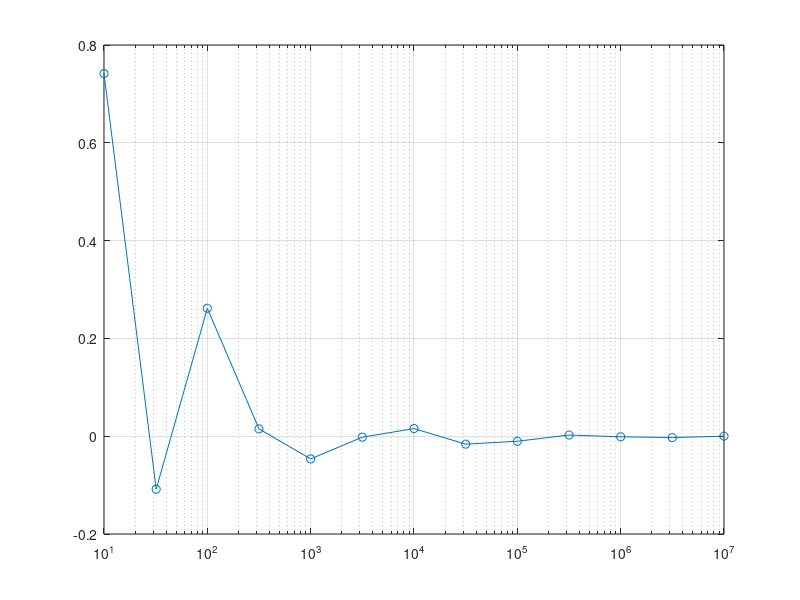

Here is the MATLAB script that generated this plot:
clear
N_all = round(10.^(1:.5:7));      % Numbers of samples
r = 1;                            % Circle radius
errors = NaN(size(N_all));        % Preallocate result
for k = 1:numel(N_all)            % Loop over size of N_all
    N = N_all(k);                 % Current N
    x = 2*rand(1,N)-1;            % N samples between -1 and 1
    y = 2*rand(1,N)-1;            % N samples between -1 and 1
    r2 = x.^2 + y.^2;             % compute squared distance to origin
    area = mean(r2<=r^2)*4;       % the area is 4 (area of square) times the
                                  % proportion of points in the circle
    error_all(k) = pi-area;       % error in the estimation of pi
end                               % End loop
semilogx(N_all, error_all, 'o-'); % Plot with logarithmic x axis
grid                              % Use grid